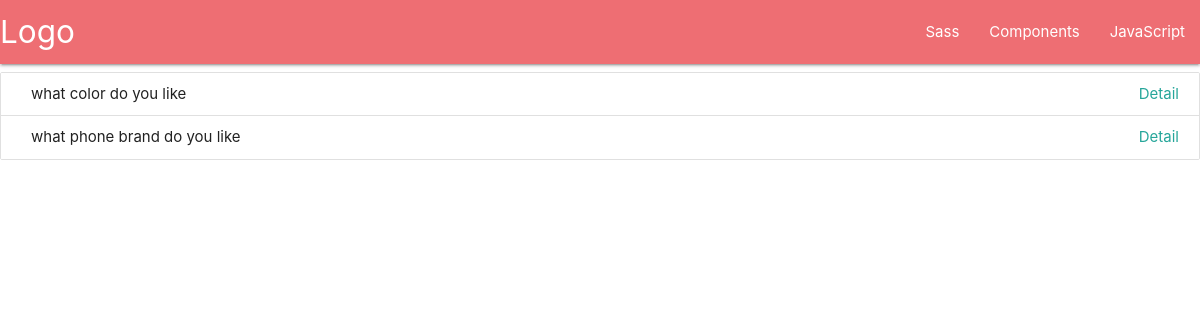
/questions/, run on an earlier commit of the app's database.
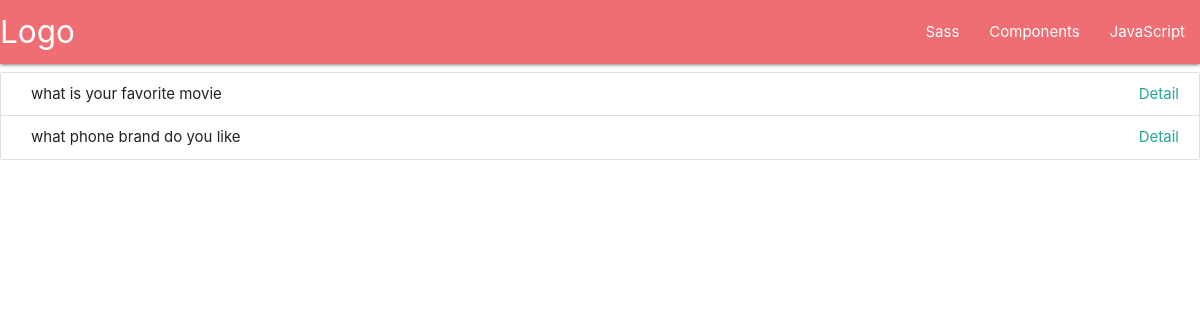
And on a later commit of the database.
### polls/models.py (models this page shows)
class Question(models.Model):
    question_text = models.CharField(max_length=200)
    time_public = models.DateTimeField()

### polls/views.py (the view)
# urls.py: path('questions/', views.viewList, name="questions-list"),
def viewList(request):
    questionList = Question.objects.all()
    context = {"questions": questionList}
    return render(request, 'polls/question-list.html', context)

### polls/templates/polls/question-list.html (shortened to what this page needs)
{% extends 'polls/base.html' %} {% block index %} {% if questions %}
<ul class="collection with-header">
  {% for question in questions %}
  <li class="collection-item">
    <div>
      {{ question.question_text}}<a href="{% url 'polls:detail-view' question.id %}" class="secondary-content"
        >Detail</a>
    </div>
  </li>
  {% endfor %}
</ul>
{% else %}
<div class="chip">
  Something went wrong
</div>
{% endif %} {% endblock %}

### polls/templates/polls/base.html (shortened to what this page needs)
{% load static %}
<!DOCTYPE html>
<html lang="en">
  <head>
    <link rel="stylesheet" href="{% static 'polls/style.css' %}">
    <link
      rel="stylesheet"
      href="https://cdnjs.cloudflare.com/ajax/libs/materialize/1.0.0/css/materialize.min.css"
    />
  </head>
  <body>
    <nav>
      <div class="nav-wrapper">
        <a href="#" class="brand-logo">Logo</a>
        <ul id="nav-mobile" class="right hide-on-med-and-down">
          <li><a href="sass.html">Sass</a></li>
          <li><a href="badges.html">Components</a></li>
          <li><a href="collapsible.html">JavaScript</a></li>
        </ul>
      </div>
    </nav>
    {% block index %}
    {% endblock %}
  </body>
</html>

What changed in the data, as far as the page shows it:
removed Question: question_text "what color do you like"
added Question: question_text "what is your favorite movie"
